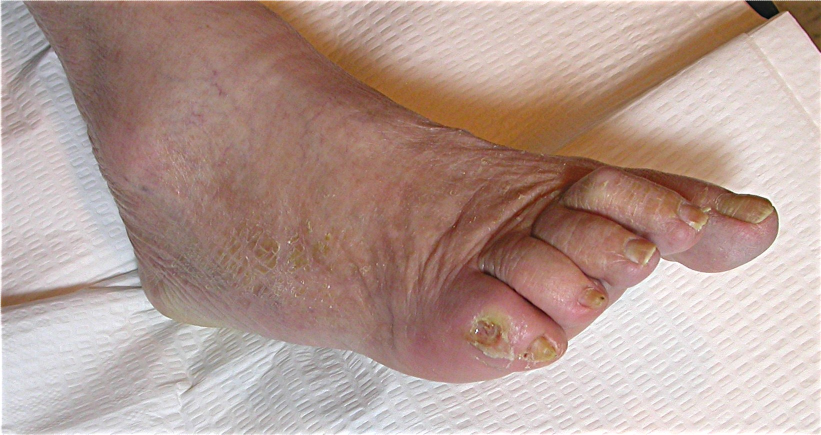
#> input picture dataset/images/12.jpg, 1641 x 869 px (shown at 1/2 size); its folder holds only this picture in this run
$ python step5_grabcut_multiple.py
#> lines starting #> are read from the running program, lines starting #| are printed output that depends on the picture; after the words box and inside, x2 and y2 are one past the last pixel; in counts of white or black regions, pixels touching at a corner belong together
import cv2
import numpy as np
import os
import matplotlib.pyplot as plt

image_folder = "dataset/images"

boxes = [
    (140, 70, 90, 90),
    (20, 40, 80, 80)
]

for file in os.listdir(image_folder):
    if file.lower().endswith((".jpg", ".png")):
        img = cv2.imread(os.path.join(image_folder, file))
#> img is the input picture: shape (869, 1641, 3); mean B, G, R 147, 155.3, 180.3
        img = cv2.resize(img, (256,256))
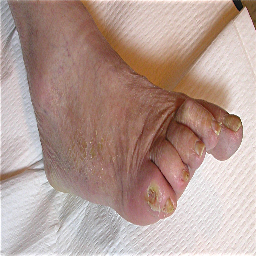
#> img: shape (256, 256, 3); mean B, G, R 146.8, 155.1, 180.1

        final_mask = np.zeros(img.shape[:2], dtype=np.uint8)

        for rect in boxes:
            mask = np.zeros(img.shape[:2], np.uint8)
            bgModel = np.zeros((1,65), np.float64)
            fgModel = np.zeros((1,65), np.float64)

            cv2.grabCut(img, mask, rect, bgModel, fgModel, 5, cv2.GC_INIT_WITH_RECT)

            wound_mask = np.where(
                (mask == cv2.GC_FGD) | (mask == cv2.GC_PR_FGD),
                255, 0
            ).astype("uint8")

            final_mask = cv2.bitwise_or(final_mask, wound_mask)
#> final_mask: shape (256, 256); every value is 0


        img_box = img.copy()
        for (x,y,w,h) in boxes:
            cv2.rectangle(img_box, (x,y), (x+w,y+h), (0,255,0), 2)
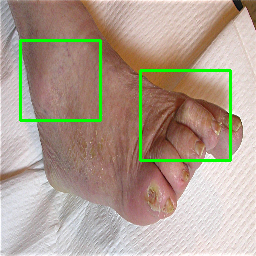
#> img_box: shape (256, 256, 3); 3.1% of pixels changed, all inside (x1, y1, x2, y2) = (19, 39, 232, 162)

        plt.figure(figsize=(10,4))
        plt.subplot(1,3,1)
        plt.title("Original")
        plt.imshow(cv2.cvtColor(img, cv2.COLOR_BGR2RGB))
        plt.axis("off")

        plt.subplot(1,3,2)
        plt.title("GrabCut Init Boxes")
        plt.imshow(cv2.cvtColor(img_box, cv2.COLOR_BGR2RGB))
        plt.axis("off")

        plt.subplot(1,3,3)
        plt.title("Final GrabCut Mask")
        plt.imshow(final_mask, cmap="gray")
        plt.axis("off")

        plt.show()
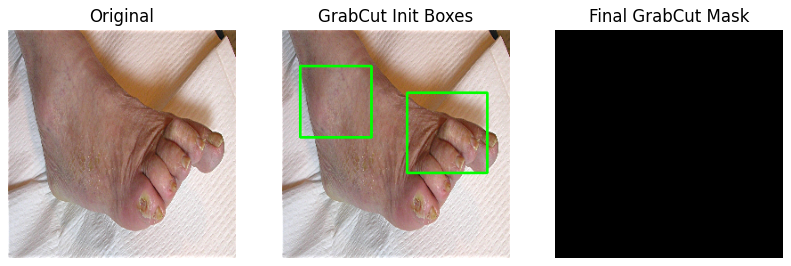
#> figure drawn by matplotlib, 3 panels
        break
